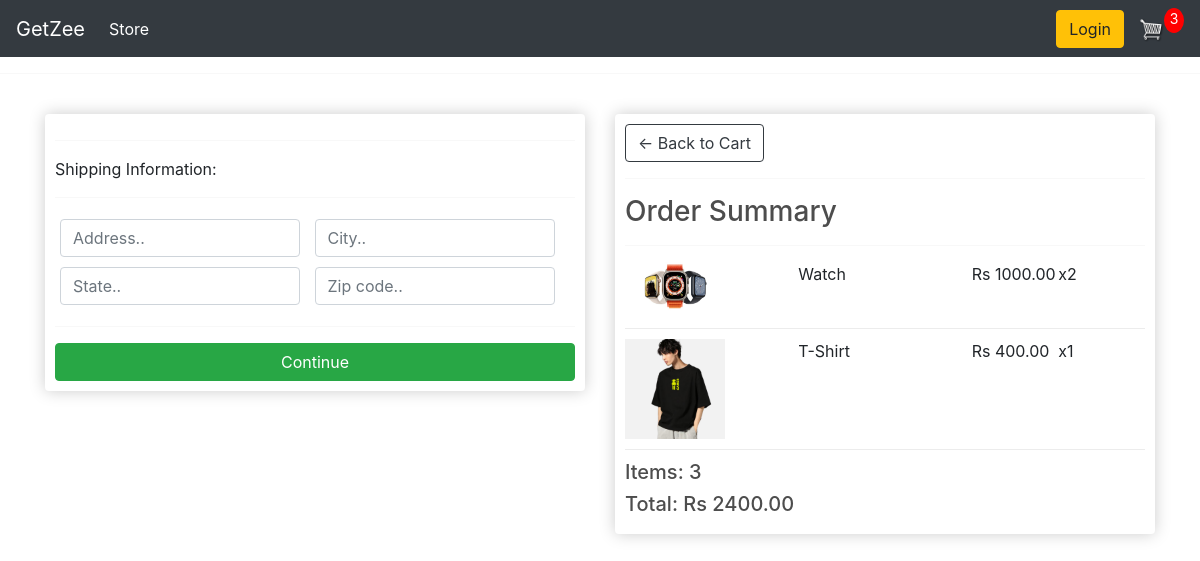
The page /checkout (signed in) on the database as committed earlier.
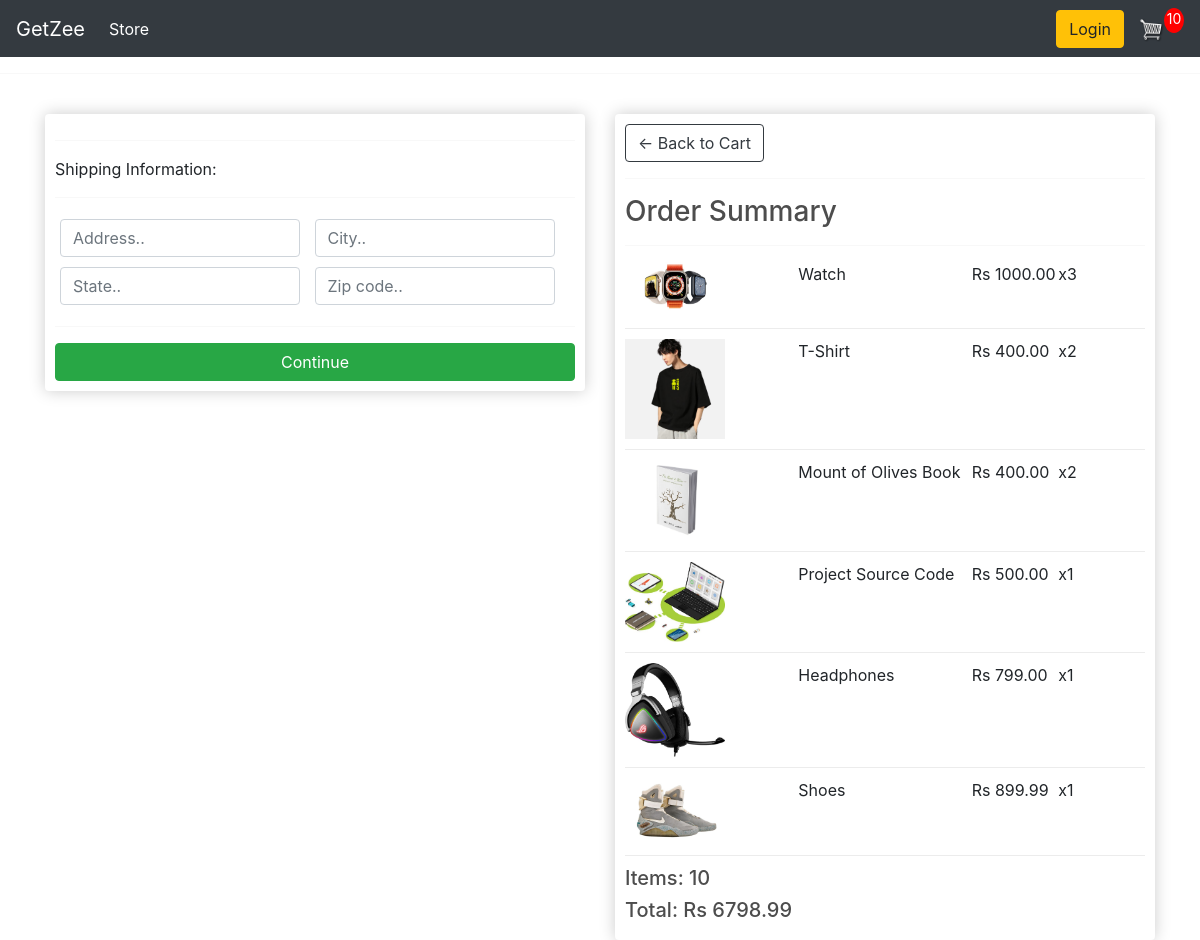
The same page on the database as committed later.
### ecomApp/models.py (models this page shows, shortened)
class OrderItem(models.Model):
    product = models.ForeignKey(Product, on_delete=models.SET_NULL, null=True)
    order = models.ForeignKey(Order, on_delete=models.SET_NULL, null=True)
    quantity = models.IntegerField(default=0, null=True, blank=True)
    date_added = models.DateTimeField(auto_now_add=True)
    @property
    def get_total(self):
        total = self.product.price * self.quantity
        return total

class Product(models.Model):
    name = models.CharField(max_length=200)
    price = models.FloatField()
    digital = models.BooleanField(default=False, null=True, blank=True)
    image = models.ImageField(null=True, blank=True)
    @property
    def imageURL(self):
        try:
            url = self.image.url
        except:
            url = ''
        return url

class Order(models.Model):
    customer = models.ForeignKey(Customer, on_delete=models.SET_NULL, null=True, blank=True)
    date_ordered = models.DateField(auto_now_add=True)
    complete = models.BooleanField(default=False)
    transaction_id = models.CharField(max_length=100, null=True)
    @property
    def shipping(self):
        shipping = False
        orderitems = self.orderitem_set.all()
        for i in orderitems:
            if i.product.digital == False:
                shipping = True
        return shipping
    @property
    def get_cart_total(self):
        orderitems = self.orderitem_set.all()
        total = sum([item.get_total for item in orderitems])
        return total
    @property
    def get_cart_items(self):
        orderitems = self.orderitem_set.all()
        total = sum([item.quantity for item in orderitems])
        return total

### ecomApp/views.py (the view)
# urls.py: path('checkout', views.checkout, name='checkout'),
def checkout(request):
    if request.user.is_authenticated:
        customer = request.user.customer
        order, created = Order.objects.get_or_create(customer=customer, complete=False)
        items = order.orderitem_set.all()
        cartItems = order.get_cart_items
    else:
        items = []
        order = {'get_cart_total':0, 'get_cart_items':0, 'shipping':False}
        cartItems = order['get_cart_items']
    context = {'items':items, 'order':order, 'cartItems': cartItems}
    return render(request, 'checkout.html', context)

### templates/checkout.html (shortened to what this page needs)
{% extends 'main.html' %}
{% load static %}
{% block content %}
<div class="row">
	<div class="col-lg-6">
		<div class="box-element" id="form-wrapper">
            <form id="form">
                <div id="shipping-info">
                    <hr>
                    <p>Shipping Information:</p>
                    <hr>
                    <div class="form-field">
                        <input class="form-control" type="text" name="address" placeholder="Address..">
                    </div>
                    <div class="form-field">
                        <input class="form-control" type="text" name="city" placeholder="City..">
                    </div>
                    <div class="form-field">
                        <input class="form-control" type="text" name="state" placeholder="State..">
                    </div>
                    <div class="form-field">
                        <input class="form-control" type="text" name="zipcode" placeholder="Zip code..">
                    </div>
                </div>
                <hr>
                <input id="form-button" class="btn btn-success btn-block" type="submit" value="Continue">
            </form>
		</div>
        <br>
	</div>
	<div class="col-lg-6">
		<div class="box-element">
            <a  class="btn btn-outline-dark" href="{% url 'cart' %}">&#x2190; Back to Cart</a>
            <hr>
            <h3>Order Summary</h3>
            <hr>
            {% for item in items %}
            <div class="cart-row">
                <div style="flex:2"><img class="row-image" src="{{item.product.imageURL}}"></div>
                <div style="flex:2"><p>{{item.product.name}}</p></div>
                <div style="flex:1"><p>Rs {{item.product.price|floatformat:2}}</p></div>
                <div style="flex:1"><p>x{{item.quantity}}</p></div>
            </div>
            {% endfor %}
            <h5>Items:   {{order.get_cart_items}}</h5>
            <h5>Total:   Rs {{order.get_cart_total|floatformat:2}}</h5>
        </div>
	</div>
</div>
{% endblock content %}

Rows that differ between the two databases and show on the page:
changed OrderItem "Watch": quantity "2" → "3"
changed OrderItem "T-Shirt": quantity "1" → "2"
added OrderItem: product.imageURL (picture), product.name "Mount of Olives Book", product.price "400.00", quantity "2"
added OrderItem: product.imageURL (picture), product.name "Project Source Code", product.price "500.00", quantity "1"
added OrderItem: product.imageURL (picture), product.name "Headphones", product.price "799.00", quantity "1"
added OrderItem: product.imageURL (picture), product.name "Shoes", product.price "899.99", quantity "1"
changed through a linked row, Order: get_cart_items "3" → "10"; get_cart_total "2400.00" → "6798.99"
Other text that changed with them:
{{ cartItems }}: "3" → "10"
